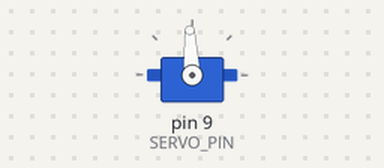
Recording of a sketch running on a simulated Arduino Uno, built with avr-gcc and run on an emulated ATmega328P. On the bench: servo. Servo pulses on a pin are drawn as a servo (544–2400 µs = 0–180°); what the sketch prints to the serial monitor is not drawn.

Above: at 1.05 s.
At 3.85 s:
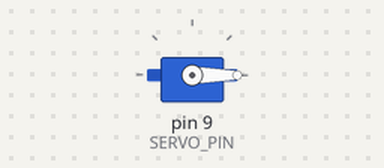
At 6.7 s:
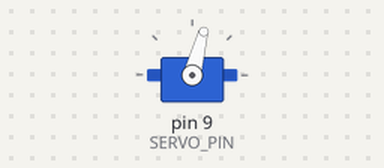
At 12.4 s:
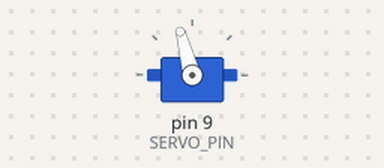
Timing chart, 0 to 19.3 s (numbered marks = the images above):
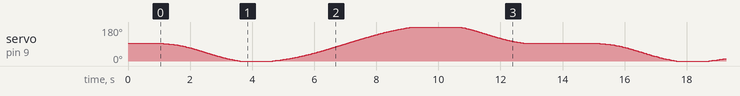

The sketch:

servo_smooth.ino
```cpp
// Butter-smooth servo sweep using direct Timer1 hardware PWM on pin 9 (OC1A)
// Bypasses the Servo library entirely for cleaner timing and higher frequency
// Standalone test -- not part of gimbal firmware. The production firmware
// (firmware/arduino_gimbal/arduino_gimbal.ino) uses the Servo.h library for
// compatibility with Servo.write(angle) command format from Python.

const int SERVO_PIN = 9;

const int PULSE_MIN = 500;
const int PULSE_MAX = 2500;
const int PULSE_MID = 1500;

const int FREQ_HZ = 50;
const int PERIOD_US = 1000000 / FREQ_HZ;

const int SWEEP_MS = 6000;

const int UPDATE_US = PERIOD_US;

void setupTimer1() {
    pinMode(SERVO_PIN, OUTPUT);

    TCCR1A = 0;
    TCCR1B = 0;
    TCNT1 = 0;

    TCCR1A |= (1 << WGM11);
    TCCR1A |= (1 << COM1A1);
    TCCR1B |= (1 << WGM13) | (1 << WGM12);
    TCCR1B |= (1 << CS11);

    long ticksPerPeriod = (long)PERIOD_US * 2;
    ICR1 = (unsigned int)constrain(ticksPerPeriod, 1000, 65535);

    OCR1A = PULSE_MID * 2;
}

void setPulse(int us) {
    us = constrain(us, PULSE_MIN, PULSE_MAX);
    OCR1A = (unsigned int)((long)us * 2);
}

float easeInOutCos(float t) {
    return (1.0 - cos(t * PI)) / 2.0;
}

void smoothMove(int fromPulse, int toPulse, int durationMs) {
    long steps = (durationMs * 1000L) / UPDATE_US;
    if (steps < 2) steps = 2;

    unsigned long nextTick = micros();

    for (long i = 0; i <= steps; i++) {
        float t = (float)i / (float)steps;
        float eased = easeInOutCos(t);
        int pulse = fromPulse + (int)((toPulse - fromPulse) * eased);

        setPulse(pulse);

        nextTick += UPDATE_US;
        long wait = nextTick - micros();
        while (wait > 0) {
            if (wait >= 1000) {
                delay(1);
                wait = nextTick - micros();
            } else {
                delayMicroseconds(wait);
                wait = 0;
            }
        }
    }
}

void setup() {
    Serial.begin(115200);
    setupTimer1();
    setPulse(PULSE_MID);
    delay(1000);
    Serial.println("Smooth sweep started");
}

void loop() {
    smoothMove(PULSE_MID, PULSE_MIN, SWEEP_MS / 2);
    smoothMove(PULSE_MIN, PULSE_MAX, SWEEP_MS);
    smoothMove(PULSE_MAX, PULSE_MID, SWEEP_MS / 2);
    delay(2000);
}
```
